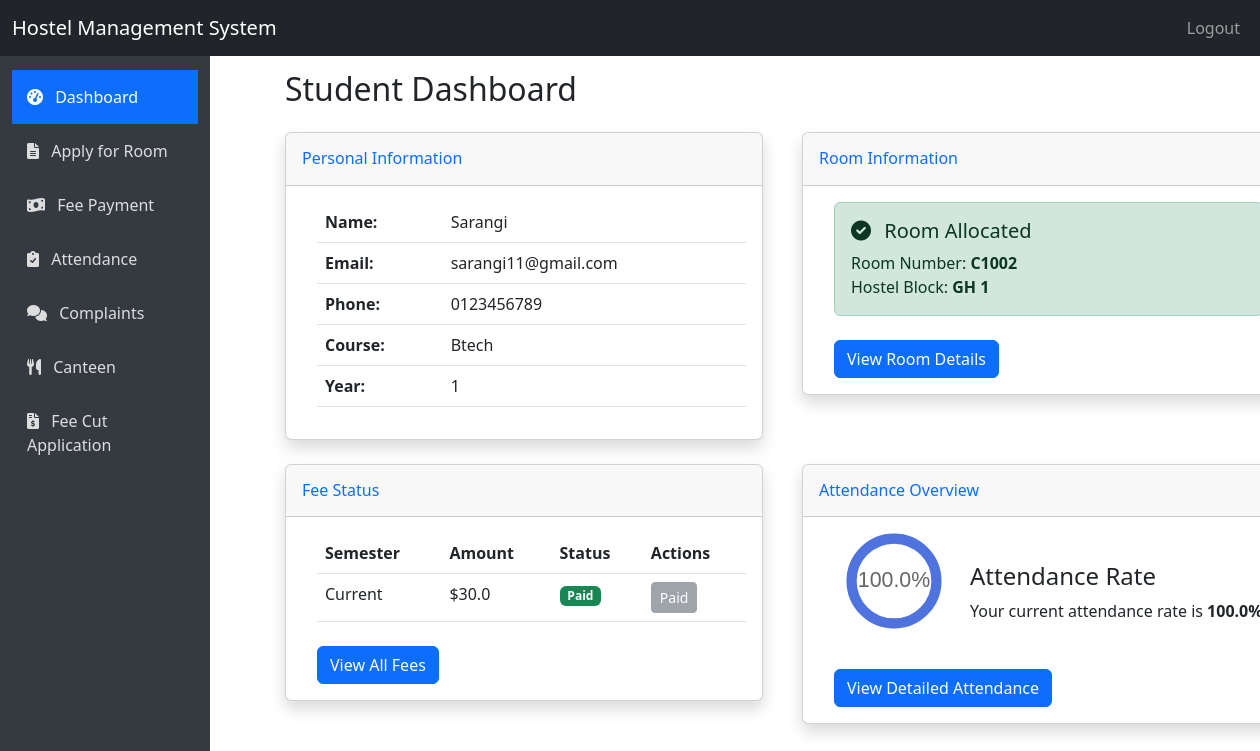
Screenshot of /student/dashboard (signed in) with the database file from the repository.
### hostel1.11-main/hostel1.0/app.py (models this page shows)
class Student(db.Model):
    id = db.Column(db.Integer, primary_key=True)
    user_id = db.Column(db.Integer, db.ForeignKey('user.id'), nullable=False)
    name = db.Column(db.String(100), nullable=False)
    email = db.Column(db.String(100), unique=True, nullable=False)
    phone = db.Column(db.String(15), nullable=False)
    address = db.Column(db.String(200), nullable=False)
    course = db.Column(db.String(50), nullable=False)
    district = db.Column(db.String(75), nullable=False)
    year = db.Column(db.Integer, nullable=False)
    annual_income = db.Column(db.Integer, nullable=False)
    gender = db.Column(db.String(10), nullable=False)  # 'male' or 'female'
    room_id = db.Column(db.Integer, db.ForeignKey('room.id'), nullable=True)

class Room(db.Model):
    id = db.Column(db.Integer, primary_key=True)
    room_number = db.Column(db.String(10), unique=True, nullable=False)
    capacity = db.Column(db.Integer, nullable=False)
    occupied = db.Column(db.Integer, default=0)
    hostel_block = db.Column(db.String(10), nullable=False)
    gender = db.Column(db.String(10), nullable=False)  # 'male' or 'female'
    students = db.relationship('Student', backref='room')

class Fee(db.Model):
    id = db.Column(db.Integer, primary_key=True)
    student_id = db.Column(db.Integer, db.ForeignKey('student.id'), nullable=False)
    amount = db.Column(db.Float, nullable=False)
    fee_type = db.Column(db.String(50), nullable=False)
    payment_date = db.Column(db.DateTime, default=datetime.utcnow)
    due_date = db.Column(db.DateTime, nullable=True)  # Add this field
    semester = db.Column(db.String(20), nullable=False)
    status = db.Column(db.String(20), default='unpaid')  # unpaid, paid
    transaction_id = db.Column(db.String(50), nullable=True)
    student = db.relationship('Student', backref='fees')
    created_at = db.Column(db.DateTime, default=datetime.utcnow)

### hostel1.11-main/hostel1.0/app.py (the view)
@app.route('/student/dashboard')
def student_dashboard():
    if 'user_id' not in session or session['role'] != 'student':
        return redirect(url_for('login'))
    user_id = session['user_id']
    student = Student.query.filter_by(user_id=user_id).first()
    application = RoomApplication.query.filter_by(student_id=student.id).order_by(RoomApplication.application_date.desc()).first()
    fees = Fee.query.filter_by(student_id=student.id).all()
    attendance = Attendance.query.filter_by(student_id=student.id).all()
    present_count = sum(1 for a in attendance if a.status == 'present')
    total_count = len(attendance)
    attendance_percentage = (present_count / total_count * 100) if total_count > 0 else 0
    return render_template('student/dashboard.html',
                           student=student,
                           application=application,
                           fees=fees,
                           attendance_percentage=attendance_percentage)

### hostel1.11-main/hostel1.0/templates/student/dashboard.html (shortened to what this page needs)
{% extends "layout.html" %}
{% block content %}
<h2 class="mb-4">Student Dashboard</h2>
<div class="row">
    <div class="col-md-6">
        <div class="card shadow mb-4">
            <div class="card-header py-3">
                <h6 class="m-0 font-weight-bold text-primary">Personal Information</h6>
            </div>
            <div class="card-body">
                <table class="table">
                    <tr>
                        <th>Name:</th>
                        <td>{{ student.name }}</td>
                    </tr>
                    <tr>
                        <th>Email:</th>
                        <td>{{ student.email }}</td>
                    </tr>
                    <tr>
                        <th>Phone:</th>
                        <td>{{ student.phone }}</td>
                    </tr>
                    <tr>
                        <th>Course:</th>
                        <td>{{ student.course }}</td>
                    </tr>
                    <tr>
                        <th>Year:</th>
                        <td>{{ student.year }}</td>
                    </tr>
                </table>
            </div>
        </div>
    </div>
    <div class="col-md-6">
        <div class="card shadow mb-4">
            <div class="card-header py-3">
                <h6 class="m-0 font-weight-bold text-primary">Room Information</h6>
            </div>
            <div class="card-body">
                {% if student.room_id %}
                    <div class="alert alert-success">
                        <h5><i class="fas fa-check-circle me-2"></i> Room Allocated</h5>
                        <p class="mb-0">Room Number: <strong>{{ student.room.room_number }}</strong></p>
                        <p class="mb-0">Hostel Block: <strong>{{ student.room.hostel_block }}</strong></p>
                    </div>
                    <a href="#" class="btn btn-primary mt-2">View Room Details</a>
                {% else %}
                    <div class="alert alert-info">
                        <h5><i class="fas fa-info-circle me-2"></i> No Room Allocated</h5>
                        <p class="mb-0">You haven't applied for a hostel room yet.</p>
                    </div>
                    <a href="{{ url_for('student_apply') }}" class="btn btn-primary mt-2">Apply for Room</a>
                {% endif %}
            </div>
        </div>
    </div>
</div>
<div class="row">
    <div class="col-md-6">
        <div class="card shadow mb-4">
            <div class="card-header py-3">
                <h6 class="m-0 font-weight-bold text-primary">Fee Status</h6>
            </div>
            <div class="card-body">
                {% if fees %}
                    <table class="table">
                        <thead>
                            <tr>
                                <th>Semester</th>
                                <th>Amount</th>
                                <th>Status</th>
                                <th>Actions</th>
                            </tr>
                        </thead>
                        <tbody>
                            {% for fee in fees %}
                                <tr>
                                    <td>{{ fee.semester }}</td>
                                    <td>${{ fee.amount }}</td>
                                    <td>
                                        {% if fee.status == 'paid' %}
                                            <span class="badge bg-success">Paid</span>
                                        {% else %}
                                            <span class="badge bg-danger">Unpaid</span>
                                        {% endif %}
                                    </td>
                                    <td>
                                        {% if fee.status == 'unpaid' %}
                                            <a href="{{ url_for('pay_fee', fee_id=fee.id) }}" class="btn btn-sm btn-primary">Pay Now</a>
                                        {% else %}
                                            <button class="btn btn-sm btn-secondary" disabled>Paid</button>
                                        {% endif %}
                                    </td>
                                </tr>
                            {% endfor %}
                        </tbody>
                    </table>
                {% else %}
                    <div class="alert alert-info">No fee records found.</div>
                {% endif %}
                <a href="{{ url_for('student_fees') }}" class="btn btn-primary mt-2">View All Fees</a>
            </div>
        </div>
    </div>
    <div class="col-md-6">
        <div class="card shadow mb-4">
            <div class="card-header py-3">
                <h6 class="m-0 font-weight-bold text-primary">Attendance Overview</h6>
            </div>
            <div class="card-body">
                <div class="d-flex align-items-center">
                    <div style="width: 120px; height: 120px;" class="me-3">
                        <div class="position-relative">
                            <div class="progress-circle" style="width: 120px; height: 120px;">
                                <svg viewBox="0 0 36 36" class="circular-chart">
                                    <path class="circle-bg" d="M18 2.0845
                                        a 15.9155 15.9155 0 0 1 0 31.831
                                        a 15.9155 15.9155 0 0 1 0 -31.831" fill="none" stroke="#eee" stroke-width="3"/>
                                    <path class="circle" stroke-dasharray="{{ attendance_percentage }}, 100" d="M18 2.0845
                                        a 15.9155 15.9155 0 0 1 0 31.831
                                        a 15.9155 15.9155 0 0 1 0 -31.831" fill="none" stroke="#4e73df" stroke-width="3"/>
                                    <text x="18" y="20.35" class="percentage">{{ attendance_percentage|round(1) }}%</text>
                                </svg>
                            </div>
                        </div>
                    </div>
                    <div>
                        <h4>Attendance Rate</h4>
                        <p class="mb-0">Your current attendance rate is <strong>{{ attendance_percentage|round(1) }}%</strong></p>
                    </div>
                </div>
                <a href="{{ url_for('student_attendance') }}" class="btn btn-primary mt-3">View Detailed Attendance</a>
            </div>
        </div>
    </div>
</div>
{% endblock %}

### hostel1.11-main/hostel1.0/templates/student/dashboard.html (style rules this page uses)
.circular-chart { display: block; margin: 0 auto; max-width: 80%; max-height: 100%; }
.percentage { fill: #666; font-family: sans-serif; font-size: 0.5em; text-anchor: middle; }
.mb-4 { margin-left: 15px; }
.card-body { margin-left: 15px; }

### rows the page displays
Student: name "Sarangi", email "sarangi11@gmail.com", phone "0123456789", course "Btech", year "1"
Room: room.room_number "C1002", room.hostel_block "GH 1"
Fee: semester "Current", amount "30.0", status "Paid"

### other values shown
{{ attendance_percentage|round(1) }} "100.0"
